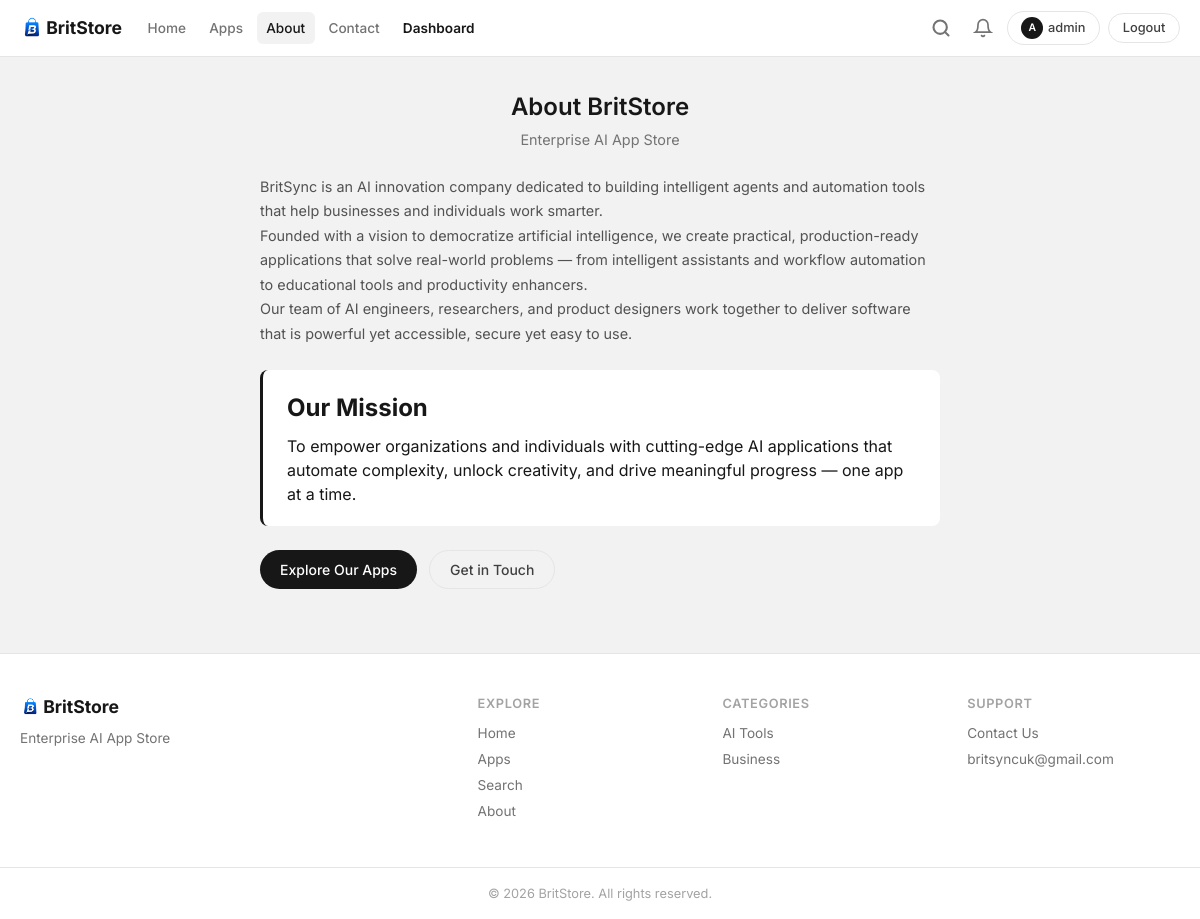
The app's page /about/ (signed in) with its own data.
### store/models.py (models this page shows, shortened)
class WebsiteSettings(models.Model):
    site_name = models.CharField(max_length=100, default='BritStore')
    tagline = models.CharField(max_length=200, default='Intelligent Apps for the AI Era')
    hero_title = models.CharField(max_length=200, default='Discover BritStore Apps')
    hero_subtitle = models.TextField(
        default='Explore our suite of AI-powered applications built to automate, educate, and innovate.',
    )
    about_title = models.CharField(max_length=200, default='About BritStore')
    about_content = models.TextField(default='')
    mission = models.TextField(default='')
    support_email = models.EmailField(default='britsyncuk@gmail.com')
    updated_at = models.DateTimeField(auto_now=True)
    class Meta:
        verbose_name = 'Website Settings'
        verbose_name_plural = 'Website Settings'
    @classmethod
    def get_solo(cls):
        obj, _ = cls.objects.get_or_create(pk=1)
        return obj

class User(AbstractUser):
    ROLE_SUPER_ADMIN = 'super_admin'
    ROLE_APP_MANAGER = 'app_manager'
    ROLE_NORMAL_USER = 'normal_user'
    ROLE_CHOICES = [
        (ROLE_SUPER_ADMIN, 'Super Admin'),
        (ROLE_APP_MANAGER, 'App Manager'),
        (ROLE_NORMAL_USER, 'Normal User'),
    ]
    role = models.CharField(max_length=20, choices=ROLE_CHOICES, default=ROLE_NORMAL_USER)
    is_fingerprint_user = models.BooleanField(default=False)
    has_upgraded = models.BooleanField(default=False)
    class Meta:
        ordering = ['username']
    @property
    def is_super_admin(self):
        return self.role == self.ROLE_SUPER_ADMIN or self.is_superuser
    @property
    def can_access_dashboard(self):
        return self.is_super_admin or self.is_app_manager or self.is_staff
    @property
    def avatar_letter(self):
        return self.username[0].upper() if self.username else '?'

class Category(models.Model):
    name = models.CharField(max_length=100, unique=True)
    slug = models.SlugField(max_length=120, unique=True, blank=True)
    description = models.TextField(blank=True)
    icon = models.ImageField(upload_to='category_icons/', blank=True)
    icon_emoji = models.CharField(max_length=10, blank=True, help_text='Fallback emoji if no icon image')
    created_at = models.DateTimeField(auto_now_add=True)
    class Meta:
        verbose_name_plural = 'Categories'
        ordering = ['name']

### store/views.py (the view)
# urls.py: path('about/', views.about_view, name='about'),
def about_view(request):
    settings_obj = WebsiteSettings.get_solo()
    return render(request, 'about.html', {'settings': settings_obj})

### store/context_processors.py (called while the page is built)
def site_context(request):
    settings_obj = WebsiteSettings.get_solo()
    from store.models import Category, Notification
    nav_categories = Category.objects.annotate(
        published_count=Count('apps', filter=Q(apps__published=True)),
    ).filter(published_count__gt=0)[:8]
    notifications = []
    unread_notifications = 0
    if request.user.is_authenticated and request.user.is_super_admin:
        notifications = Notification.objects.all()[:10]
        unread_notifications = Notification.objects.filter(is_read=False).count()
    return {
        'site_settings': settings_obj,
        'nav_categories': nav_categories,
        'notifications': notifications,
        'unread_notifications': unread_notifications,
    }

### templates/about.html (shortened to what this page needs)
{% extends 'base.html' %}
{% block content %}
<section class="section">
    <div class="container narrow">
        <div class="page-header text-center">
            <h1>{{ settings.about_title }}</h1>
            <p class="lead">{{ settings.tagline }}</p>
        </div>
        <div class="about-content prose">
            {{ settings.about_content|linebreaks }}
        </div>
        <div class="mission-box">
            <h2>Our Mission</h2>
            <p>{{ settings.mission|linebreaks }}</p>
        </div>
        <div class="about-cta">
            <a href="{% url 'downloads' %}" class="btn btn-primary">Explore Our Apps</a>
            <a href="{% url 'contact' %}" class="btn btn-outline">Get in Touch</a>
        </div>
    </div>
</section>
{% endblock %}

### templates/base.html (shortened to what this page needs)
{% load static %}
<!DOCTYPE html>
<html lang="en">
<head>
    <link rel="stylesheet" href="{% static 'css/style.css' %}?v=2">
</head>
<body>
    <header class="site-header">
        <div class="container header-inner">
            <a href="{% url 'home' %}" class="logo" style="gap:.35rem">
                <img src="{% static 'images/logo.png' %}" alt="{{ site_settings.site_name }}" style="height:28px;width:auto;border-radius:4px">
                <span class="logo-text">{{ site_settings.site_name }}</span>
            </a>
            <nav class="main-nav" id="mainNav">
                <a href="{% url 'home' %}" {% if request.path == '/' %}class="active"{% endif %}>Home</a>
                <a href="{% url 'downloads' %}" {% if '/downloads' in request.path %}class="active"{% endif %}>Apps</a>
                <a href="{% url 'about' %}" {% if '/about' in request.path %}class="active"{% endif %}>About</a>
                <a href="{% url 'contact' %}" {% if '/contact' in request.path %}class="active"{% endif %}>Contact</a>
                {% if user.is_authenticated and user.can_access_dashboard %}
                <a href="{% url 'dashboard_home' %}" class="nav-dashboard">Dashboard</a>
                {% endif %}
            </nav>
            <div class="header-actions">
                <div class="search-inline-wrap" id="searchInline">
                    <button class="search-inline-toggle" id="searchToggle" onclick="toggleSearch()" aria-label="Search">
                        <svg width="20" height="20" viewBox="0 0 24 24" fill="none" stroke="currentColor" stroke-width="2.5" stroke-linecap="round"><circle cx="11" cy="11" r="8"/><line x1="21" y1="21" x2="16.65" y2="16.65"/></svg>
                    </button>
                </div>
                {% if user.is_authenticated %}
                {% if user.can_access_dashboard %}
                <div class="notification-bell-wrap">
                    <button class="notification-bell" onclick="toggleNotif(event)" title="Notifications">
                        <svg width="20" height="20" viewBox="0 0 24 24" fill="none" stroke="currentColor" stroke-width="2" stroke-linecap="round"><path d="M18 8A6 6 0 0 0 6 8c0 7-3 9-3 9h18s-3-2-3-9"/><path d="M13.73 21a2 2 0 0 1-3.46 0"/></svg>
                    </button>
                </div>
                {% endif %}
                <a href="{% url 'profile' %}" class="btn btn-outline btn-sm" style="gap:.3rem">
                    <span style="display:inline-flex;align-items:center;justify-content:center;width:22px;height:22px;border-radius:50%;background:var(--gray-900);color:#fff;font-size:.65rem;font-weight:600">{{ user.avatar_letter }}</span>
                    {{ user.username }}
                </a>
                <a href="{% url 'logout' %}" class="btn btn-outline btn-sm" onclick="return confirm('Are you sure you want to logout?')">Logout</a>
                {% else %}
                <a href="{% url 'login' %}" class="btn btn-primary btn-sm">Login</a>
                <a href="{% url 'signup' %}" class="btn btn-outline btn-sm">Sign Up</a>
                {% endif %}
            </div>
        </div>
    </header>
    <main>
        {% block content %}{% endblock %}
    </main>
    <footer class="site-footer">
        <div class="container footer-grid">
            <div class="footer-brand">
                <div class="logo" style="gap:.35rem">
                    <img src="{% static 'images/logo.png' %}" alt="{{ site_settings.site_name }}" style="height:24px;width:auto;border-radius:4px">
                    <span class="logo-text">{{ site_settings.site_name }}</span>
                </div>
                <p>{{ site_settings.tagline }}</p>
            </div>
            <div class="footer-links">
                <h4>Explore</h4>
                <a href="{% url 'home' %}">Home</a>
                <a href="{% url 'downloads' %}">Apps</a>
                <a href="{% url 'search' %}">Search</a>
                <a href="{% url 'about' %}">About</a>
            </div>
            <div class="footer-links">
                <h4>Categories</h4>
                {% for cat in nav_categories|slice:":5" %}
                <a href="{% url 'category' cat.slug %}">{{ cat.name }}</a>
                {% empty %}
                <span class="text-muted">No categories yet</span>
                {% endfor %}
            </div>
            <div class="footer-links">
                <h4>Support</h4>
                <a href="{% url 'contact' %}">Contact Us</a>
                <a href="mailto:{{ site_settings.support_email }}">{{ site_settings.support_email }}</a>
            </div>
        </div>
        <div class="footer-bottom">
            <div class="container">
                <p>&copy; {% now "Y" %} {{ site_settings.site_name }}. All rights reserved.</p>
            </div>
        </div>
    </footer>
</body>
</html>

### static/css/style.css (style rules this page uses)
:root { --white: #ffffff; --bg: #f2f2f2; --card: #ffffff; --border: #e5e5e5; --gray-200: #d4d4d4; --gray-400: #a3a3a3; --gray-500: #737373; --gray-600: #525252; --gray-700: #404040; --gray-800: #262626; --gray-900: #171717; --black: #000000; --blue: #2563eb; --blue-dark: #1d4ed8; --blue-light: #eff6ff; --red: #dc2626; --red-dark: #b91c1c; --red-light: #fef2f2; --green: #16a34a; --green-light: #f0fdf4; --star: #f59e0b; --shadow: 0 1px 3px rgba(0,0,0,.08); --shadow-md: 0 4px 12px rgba(0,0,0,.1); --radius: 16px; --radius-sm: 8px; --font: 'Inter', system-ui, sans-serif; }
*, *::before, *::after { box-sizing: border-box; margin: 0; padding: 0; }
body { font-family: var(--font); background: var(--bg); color: var(--gray-900); line-height: 1.5; min-height: 100vh; display: flex; flex-direction: column; }
main { flex: 1; }
.container { max-width: 1200px; margin: 0 auto; padding: 0 1.25rem; }
.container.narrow { max-width: 720px; }
a { color: var(--gray-900); text-decoration: none; }
.site-header { background: var(--white); border-bottom: 1px solid var(--border); position: sticky; top: 0; z-index: 100; }
.header-inner { display: flex; align-items: center; gap: 1rem; height: 56px; }
.logo { display: flex; align-items: center; gap: .5rem; font-weight: 700; font-size: 1.1rem; color: var(--gray-900); flex-shrink: 0; }
.main-nav { display: flex; gap: .25rem; flex: 1; }
.main-nav a { color: var(--gray-500); font-weight: 500; font-size: .85rem; padding: .35rem .6rem; border-radius: 6px; transition: all .15s; }
.main-nav a:hover, .main-nav a.active { color: var(--gray-900); background: var(--bg); }
.main-nav a.nav-dashboard { color: var(--gray-900); font-weight: 600; }
.header-actions { display: flex; align-items: center; gap: .5rem; }
.search-inline-wrap { position: relative; display: flex; align-items: center; }
.search-inline-toggle { background: none; border: none; cursor: pointer; color: var(--gray-500); display: flex; align-items: center; justify-content: center; width: 36px; height: 36px; border-radius: 50%; transition: background .15s; }
.notification-bell-wrap { position: relative; }
.notification-bell { position: relative; color: var(--gray-500); display: flex; align-items: center; background: none; border: none; cursor: pointer; padding: 6px; border-radius: 50%; transition: background .15s; }
.btn { display: inline-flex; align-items: center; justify-content: center; gap: .35rem; padding: .5rem 1.25rem; border-radius: 24px; font-weight: 500; font-size: .875rem; border: none; cursor: pointer; transition: all .15s; font-family: var(--font); }
.btn-primary { background: var(--gray-900); color: white; }
.btn-outline { background: transparent; color: var(--gray-700); border: 1px solid var(--border); }
.btn-sm { padding: .3rem .85rem; font-size: .8rem; border-radius: 20px; }
.section { padding: 2rem 0; }
.page-header { margin-bottom: 1.5rem; }
.page-header h1 { font-size: 1.5rem; font-weight: 600; }
.page-header p { color: var(--gray-500); font-size: .9rem; margin-top: .25rem; }
.text-center { text-align: center; }
.lead { font-size: 1.05rem; color: var(--gray-500); }
.prose { color: var(--gray-600); line-height: 1.7; font-size: .9rem; }
.about-content { margin: 1.5rem 0; }
.mission-box { background: var(--white); border-left: 3px solid var(--gray-900); padding: 1.25rem 1.5rem; border-radius: var(--radius-sm); margin: 1.5rem 0; }
.mission-box h2 { margin-bottom: .5rem; }
.about-cta { display: flex; gap: .75rem; flex-wrap: wrap; margin-top: 1.5rem; }
.site-footer { background: var(--white); border-top: 1px solid var(--border); margin-top: 2rem; }
.footer-grid { display: grid; grid-template-columns: 2fr 1fr 1fr 1fr; gap: 2rem; padding: 2.5rem 1.25rem; }
.footer-brand p { color: var(--gray-500); font-size: .85rem; margin-top: .5rem; }
.footer-links h4 { font-size: .8rem; font-weight: 600; margin-bottom: .6rem; text-transform: uppercase; letter-spacing: .05em; color: var(--gray-400); }
.footer-links a { display: block; color: var(--gray-500); font-size: .85rem; margin-bottom: .35rem; }
.footer-bottom { border-top: 1px solid var(--border); padding: 1rem 0; text-align: center; font-size: .8rem; color: var(--gray-400); }

### records on screen
WebsiteSettings: site_name "BritStore", about_title "About BritStore", tagline "Enterprise AI App Store", about_content "BritSync is an AI innovation company dedicated to building intelligent agents and automation tools that help businesses and individuals work smarter. Founded with a vision to democratize artificial intelligence, we create practical, production-ready applications that solve real-world problems — from intelligent assistants and workflow automation to educational tools and productivity enhancers. Our team of AI engineers, researchers, and product designers work together to deliver software that is powerful yet accessible, secure yet easy to use.", mission "To empower organizations and individuals with cutting-edge AI applications that automate complexity, unlock creativity, and drive meaningful progress — one app at a time.", support_email "britsyncuk@gmail.com"
User: avatar_letter "A", username "admin"
Category: name "AI Tools"
Category: name "Business"
